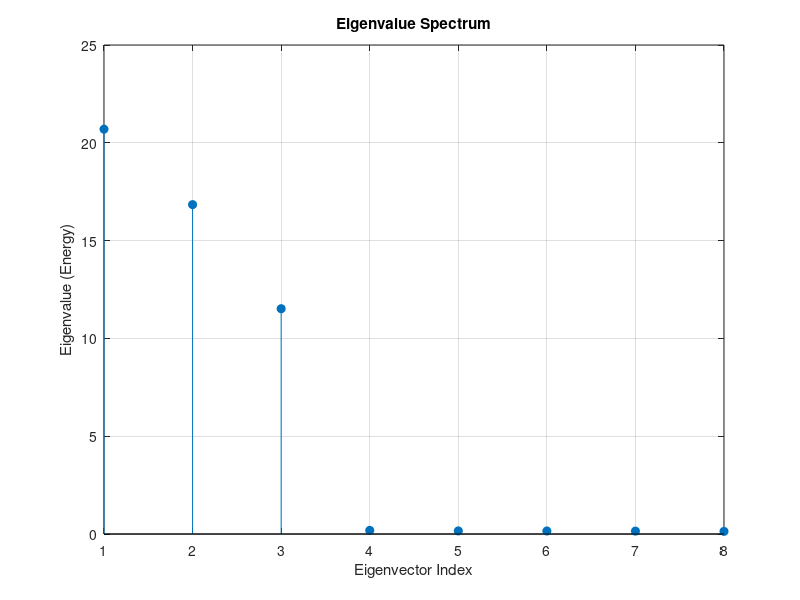
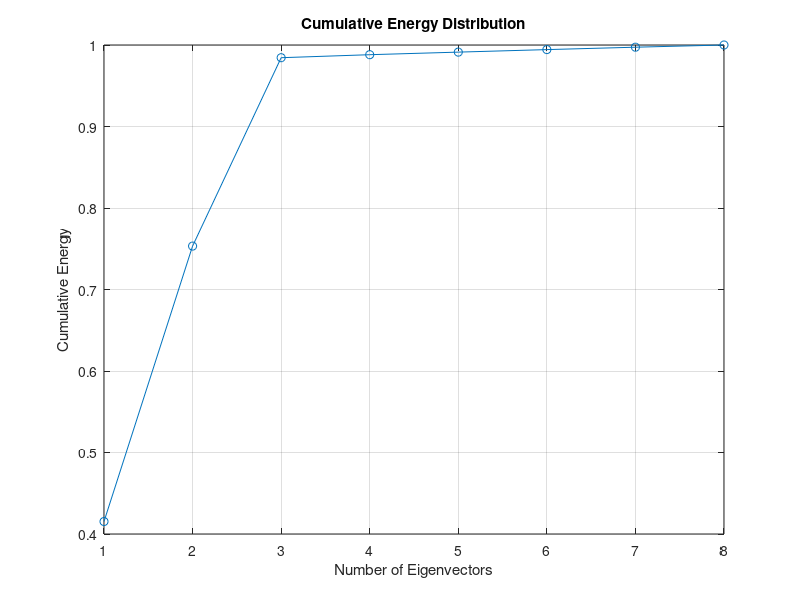

Source code (MATLAB) for these figures, in order:
% Parameters
N = 8;             % Number of sensors
K = 3;             % Number of sources
snapshots = 200;   % Number of snapshots
SNR_dB = 10;       % Signal-to-noise ratio

% Array configuration
d = 0.5;           % Element spacing (in wavelength units)
angles = [-20, 0, 30];  % DOA of sources in degrees
lambda = 1;        % Wavelength
k = 2*pi/lambda;

% Steering matrix
A = zeros(N, K);
for i = 1:K
    A(:, i) = exp(1j * k * d * (0:N-1).' * sind(angles(i)));
end

% Signals and noise
S = randn(K, snapshots) + 1j*randn(K, snapshots);        % source signals
noise = (randn(N, snapshots) + 1j*randn(N, snapshots));  % noise
noise_power = norm(S, 'fro')^2 / (10^(SNR_dB/10)) / (N*snapshots);
X = A*S + sqrt(noise_power)*noise;                      % received signal

% Sample covariance matrix
Rxx = (X * X') / snapshots;

% Eigendecomposition
[Vecs, Vals] = eig(Rxx);
eigenvals = diag(Vals);
[eigenvals_sorted, idx] = sort(eigenvals, 'descend');
Vecs_sorted = Vecs(:, idx);

% Energy contribution visualization (eigenvalues)
figure;
stem(1:N, eigenvals_sorted, 'filled');
title('Eigenvalue Spectrum');
xlabel('Eigenvector Index');
ylabel('Eigenvalue (Energy)');
grid on;

% Optional: visualize cumulative energy
figure;
plot(cumsum(eigenvals_sorted)/sum(eigenvals_sorted), '-o');
title('Cumulative Energy Distribution');
xlabel('Number of Eigenvectors');
ylabel('Cumulative Energy');
grid on;
